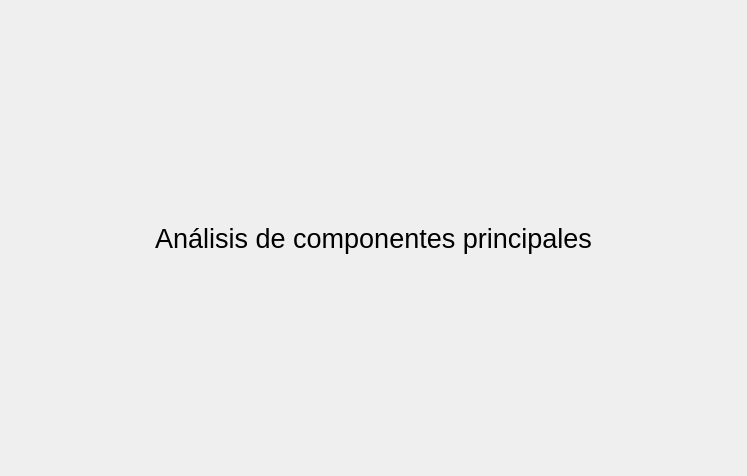
<?xml version="1.0" encoding="UTF-8"?>
<ui version="4.0">
 <class>Form</class>
 <widget class="QWidget" name="Form">
  <property name="geometry">
   <rect>
    <x>0</x>
    <y>0</y>
    <width>747</width>
    <height>476</height>
   </rect>
  </property>
  <property name="windowTitle">
   <string>Form</string>
  </property>
  <layout class="QGridLayout" name="gridLayout">
   <item row="0" column="0">
    <widget class="QLabel" name="label">
     <property name="font">
      <font>
       <pointsize>20</pointsize>
      </font>
     </property>
     <property name="text">
      <string>Análisis de componentes principales</string>
     </property>
     <property name="alignment">
      <set>Qt::AlignCenter</set>
     </property>
    </widget>
   </item>
  </layout>
 </widget>
 <resources/>
 <connections/>
</ui>
